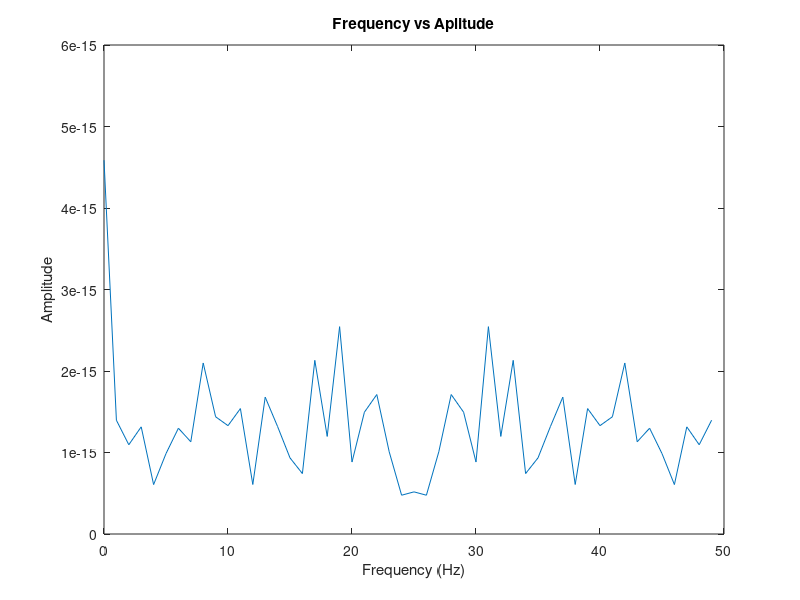

Source code (MATLAB): (Note: this script raises an error after producing the figure.)
Fs = 50;
t = 0: 1/Fs: 1-1/Fs;
x = sin(2*pi*50*t);
N = length(x);
x = fft(x);
f = (0: N-1)* (Fs/N);
amplitude = abs(x)/N;
disp(amplitude);
figure;
plot(f, amplitude);
xlabel('Frequency (Hz)');
ylabel('Amplitude');
title('Frequency vs Aplitude');
%xlim([0 Fs/2]);
frequencies
%grid on